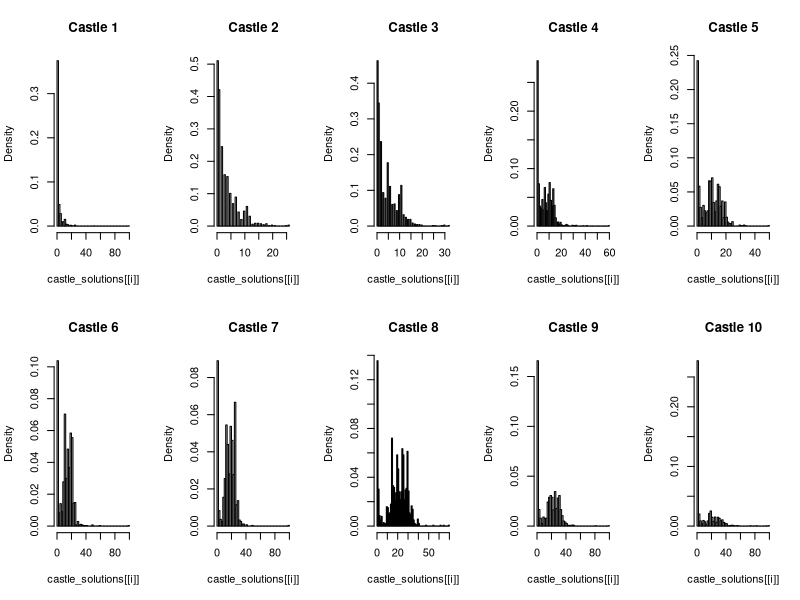

Write the R code that produced this figure.
library(readr)
castle_solutions <- read_csv("castle-solutions.csv")

par(mfrow = c(2, 5))  # 3 rows and 2 columns
for (i in c(1:10)) {
    hist(castle_solutions[[i]], prob='T', breaks=50, main=paste("Castle",i))
}

fitness <- function(genome) {
    score <- vector("numeric",nrow(castle_solutions));
    for (j in 1:nrow(castle_solutions)) {
        match_score <- 0;
    for (i in 1:length(genome)) {
        if (genome[i] > castle_solutions[j,i]) {
            match_score <- match_score + i 
        } else {
            if (genome[i] == castle_solutions[j,i]) {
                match_score <- match_score + i*.5 
            }
        }
    }
    score[j] <- match_score
    }
    wp <- (length(score[score>=28])+(length(score[score==27.5])*.5))/length(score)
    return(wp)
}

g <- c(3,5,8,10,13,1,26,30,2,2)
print(fitness(g))
 